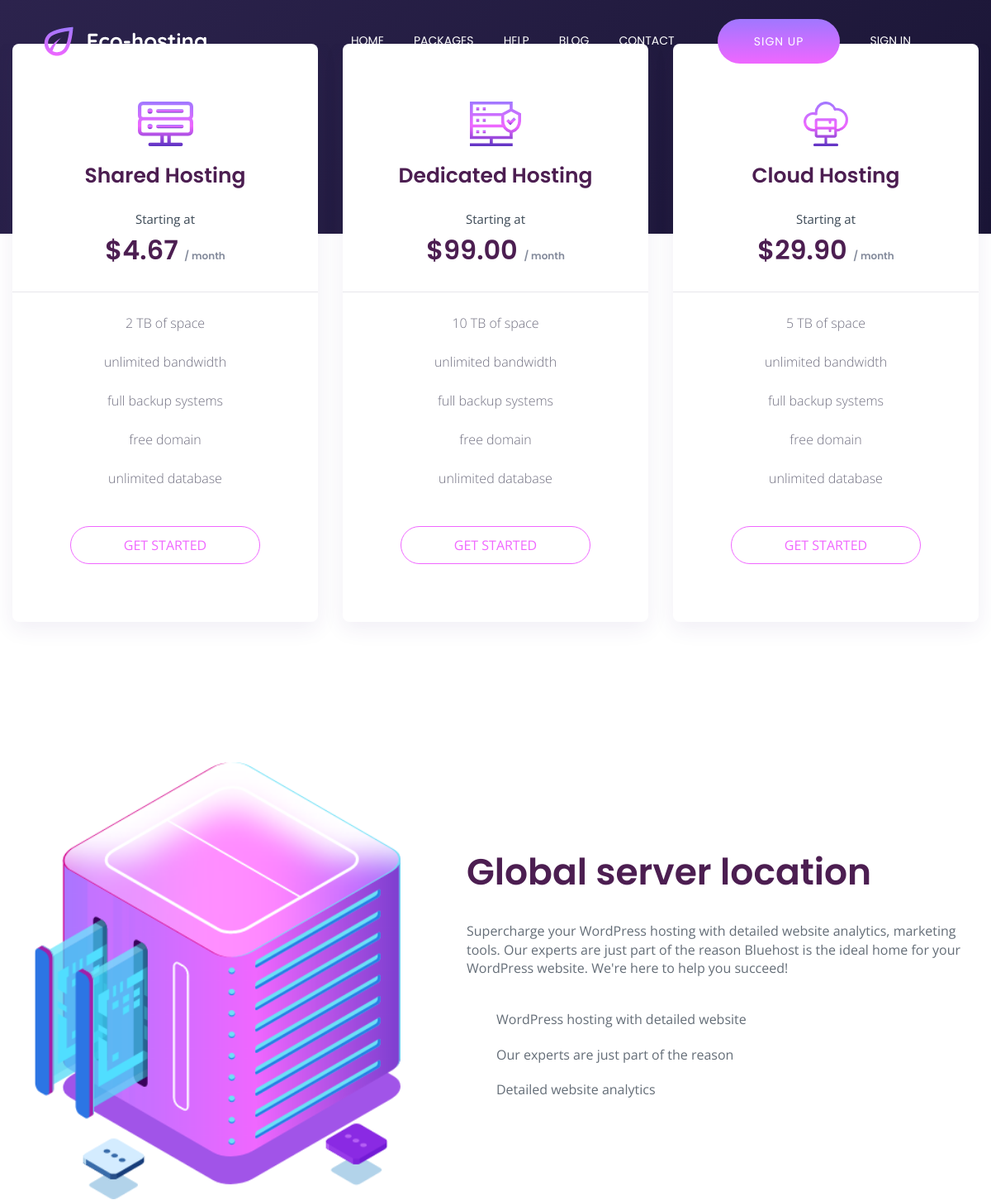
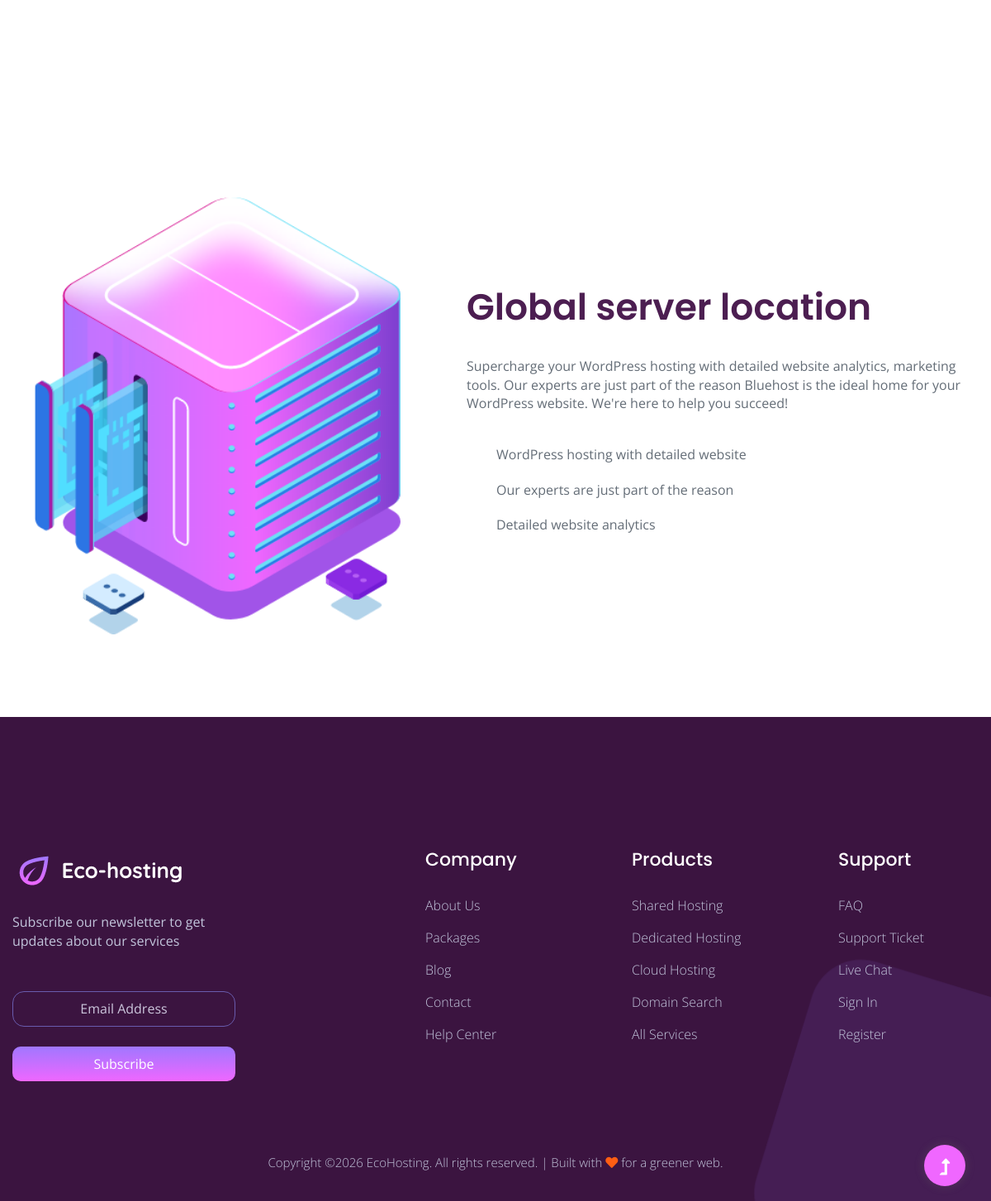
The page /packages.php on the database its author committed (2 pictures, top to bottom).
### tables this page shows
CREATE TABLE IF NOT EXISTS `packages` (
    `id` INT AUTO_INCREMENT PRIMARY KEY,
    `name` VARCHAR(100) NOT NULL,
    `type` VARCHAR(50) NOT NULL,
    `price` DECIMAL(10,2) NOT NULL,
    `space` VARCHAR(50) NOT NULL,
    `bandwidth` VARCHAR(50) NOT NULL,
    `backup` VARCHAR(50) NOT NULL,
    `domain` VARCHAR(50) NOT NULL,
    `databases_qty` VARCHAR(50) NOT NULL,
    `icon` VARCHAR(100) NOT NULL,
    `created_at` TIMESTAMP DEFAULT CURRENT_TIMESTAMP
);

### packages.php (the view, shortened to what this page needs)
<!doctype html>
<html class="no-js" lang="zxx">
<?php include('inc/head.php'); ?>
<body>
    <header>
        <?php include('inc/header.php'); ?>
    </header>
    <main>
        <?php include('inc/hero.php'); ?>
        <section class="pricing-card-area pricing-card-area2 fix">
            <div class="container">
                <div class="row">
                    <?php
                    $packages = [];
                    try {
                        $conn = new mysqli(DB_HOST, DB_USER, DB_PASS, DB_NAME);
                        if (!$conn->connect_error) {
                            $sql = "SELECT * FROM packages ORDER BY id ASC";
                            $result = $conn->query($sql);
                            if ($result && $result->num_rows > 0) {
                                while ($row = $result->fetch_assoc()) {
                                    $packages[] = $row;
                                }
                            }
                        }
                    } catch (Exception $e) {
                    }
                    foreach ($packages as $package):
                    ?>
                        <div class="col-xl-4 col-lg-4 col-md-6 col-sm-10">
                            <div class="single-card text-center mb-30">
                                <div class="card-top">
                                    <img src="assets/img/icon/<?php echo htmlspecialchars($package['icon']); ?>" alt="">
                                    <h4><?php echo htmlspecialchars($package['name']); ?></h4>
                                    <p>Starting at</p>
                                </div>
                                <div class="card-mid">
                                    <h4>$<?php echo htmlspecialchars(number_format($package['price'], 2)); ?> <span>/ month</span></h4>
                                </div>
                                <div class="card-bottom">
                                    <ul>
                                        <li><?php echo htmlspecialchars($package['space']); ?></li>
                                        <li><?php echo htmlspecialchars($package['bandwidth']); ?></li>
                                        <li><?php echo htmlspecialchars($package['backup']); ?></li>
                                        <li><?php echo htmlspecialchars($package['domain']); ?></li>
                                        <li><?php echo htmlspecialchars($package['databases_qty']); ?></li>
                                    </ul>
                                    <a href="checkout.php?id=<?php echo $package['id']; ?><?php echo isset($_GET['domain']) ? '&domain=' . urlencode($_GET['domain']) : ''; ?>" class="borders-btn">Get Started</a>
                                </div>
                            </div>
                        </div>
                    <?php endforeach; ?>
                </div>
            </div>
        </section>
        <?php include('inc/about-co.php'); ?>
        <?php include('inc/about-co.php'); ?>
    </main>
    <?php include('inc/footer.php'); ?>
      <div id="back-top" >
        <a title="Go to Top" href="#"> <i class="fas fa-level-up-alt"></i></a>
    </div>
</body>
</html>

### inc/head.php (shortened to what this page needs)
<head>
    <link rel="stylesheet" href="assets/css/bootstrap.min.css">
    <link rel="stylesheet" href="assets/css/owl.carousel.min.css">
    <link rel="stylesheet" href="assets/css/slicknav.css">
    <link rel="stylesheet" href="assets/css/flaticon.css">
    <link rel="stylesheet" href="assets/css/progressbar_barfiller.css">
    <link rel="stylesheet" href="assets/css/gijgo.css">
    <link rel="stylesheet" href="assets/css/animate.min.css">
    <link rel="stylesheet" href="assets/css/animated-headline.css">
    <link rel="stylesheet" href="assets/css/magnific-popup.css">
    <link rel="stylesheet" href="assets/css/fontawesome-all.min.css">
    <link rel="stylesheet" href="assets/css/themify-icons.css">
    <link rel="stylesheet" href="assets/css/slick.css">
    <link rel="stylesheet" href="assets/css/nice-select.css">
    <link rel="stylesheet" href="assets/css/style.css">
</head>

### inc/header.php (shortened to what this page needs)
<div class="header-area header-transparent">
            <div class="main-header ">
                <div class="header-bottom  header-sticky">
                    <div class="container-fluid">
                        <div class="row align-items-center">
                            <div class="col-xl-2 col-lg-2">
                                <div class="logo">
                                    <a href="index.php"><img src="assets/img/logo/logo.png" alt=""></a>
                                </div>
                            </div>
                            <div class="col-xl-10 col-lg-10">
                                <div class="menu-wrapper d-flex align-items-center justify-content-end">
                                    <div class="main-menu d-none d-lg-block">
                                        <nav>
                                            <ul id="navigation">
                                                <li><a href="index.php">Home</a></li>
                                                <li><a href="packages.php">Packages</a></li>
                                                <li><a href="help.php">Help</a></li>
                                                <li><a href="#">Blog</a>
                                                </li>
                                                <li><a href="contact.php">Contact</a></li>
                                                <?php if (isset($_SESSION['user_id'])): ?>
                                                    <li><a href="dashboard.php" style="color: #ff5e13; font-weight: bold;">My Account</a></li>
                                                    <li class="button-header margin-left "><a href="dashboard.php" class="btn">Dashboard</a></li>
                                                    <li class="button-header"><a href="logout.php" class="btn3">Logout</a></li>
                                                <?php else: ?>
                                                    <li class="button-header margin-left "><a href="register.php" class="btn">Sign Up</a></li>
                                                    <li class="button-header"><a href="login.php" class="btn3">Sign In</a></li>
                                                <?php endif; ?>
                                            </ul>
                                        </nav>
                                    </div>
                                </div>
                            </div>
                            <div class="col-12">
                            </div>
                        </div>
                    </div>
                </div>
            </div>
        </div>

### inc/hero.php
<?php
if (!isset($page_title)) {
    $filename = basename($_SERVER['PHP_SELF'], '.php');
    $page_title = ucwords(str_replace('_', ' ', $filename));
}
if (!isset($page_subtitle)) {
    $page_subtitle = "EcoHosting Services";
}
?>
<div style="background: linear-gradient(135deg, #2c234d 0%, #1a1535 100%); padding: 140px 0 60px; margin-top: 0;">
    <div class="container">
        <div class="row">
            <div class="col-xl-12">
                <div class="text-center">
                    <h2 style="color: #fff; font-size: 42px; font-weight: 700; margin-bottom: 10px;"><?php echo htmlspecialchars($page_title); ?></h2>
                    <p style="color: rgba(255,255,255,0.75); font-size: 16px; margin: 0;"><?php echo htmlspecialchars($page_subtitle); ?></p>
                </div>
            </div>
        </div>
    </div>
</div>

### inc/about-co.php
<div class="about-area1 section-padding40">
        <div class="container">
            <div class="row align-items-center justify-content-between">
                <div class="col-xl-5 col-lg-5 col-md-8 col-sm-10">
                    <div class="about-img ">
                        <img src="assets/img/gallery/about1.png" alt="">
                    </div>
                </div>
                <div class="col-xl-7 col-lg-7 col-md-12">
                    <div class="about-caption ">
                        <div class="section-tittle section-tittle2 mb-30">
                            <h2>Global server location</h2>
                        </div>
                        <p class="mb-40">Supercharge your WordPress hosting with detailed website analytics, marketing tools. Our experts are just part of the reason Bluehost is the ideal home for your WordPress website. We're here to help you succeed!</p>
                        <ul>
                            <li>
                                <img src="assets/img/icon/right.svg" alt="">
                                <p>WordPress hosting with detailed website</p>
                            </li>
                            <li>
                                <img src="assets/img/icon/right.svg" alt="">
                                <p>Our experts are just part of the reason</p>
                            </li>
                            <li>
                                <img src="assets/img/icon/right.svg" alt="">
                                <p> Detailed website analytics</p>
                            </li>
                        </ul>
                    </div>
                </div>
            </div>
        </div>
    </div>

### inc/footer.php (shortened to what this page needs)
<footer>
    <div class="footer-wrappr " data-background="assets/img/gallery/footer-bg.png">
        <div class="footer-area footer-padding ">
            <div class="container">
                <div class="row d-flex justify-content-between">
                    <div class="col-xl-3 col-lg-4 col-md-6 col-sm-6">
                        <div class="single-footer-caption mb-50">
                            <div class="footer-logo mb-25">
                                <a href="index.php"><img src="assets/img/logo/logo2_footer.png" alt="EcoHosting"></a>
                            </div>
                            <div class="footer-tittle mb-50">
                                <p>Subscribe our newsletter to get updates about our services</p>
                            </div>
                            <div class="footer-form">
                                <div id="mc_embed_signup">
                                    <form action="contact_process.php" method="POST" class="subscribe_form relative mail_part">
                                        <input type="email" name="EMAIL" id="newsletter-form-email" placeholder=" Email Address " class="placeholder hide-on-focus" onfocus="this.placeholder = ''" onblur="this.placeholder = 'Your email address'">
                                        <div class="form-icon">
                                            <button type="submit" name="submit" id="newsletter-submit" class="email_icon newsletter-submit button-contactForm">
                                                Subscribe
                                            </button>
                                        </div>
                                    </form>
                                </div>
                            </div>
                        </div>
                    </div>
                    <div class="col-xl-1 col-lg-1 col-md-1 col-sm-1"></div>
                    <div class="col-xl-2 col-lg-2 col-md-4 col-sm-5">
                        <div class="single-footer-caption mb-50">
                            <div class="footer-tittle">
                                <h4>Company</h4>
                                <ul>
                                    <li><a href="about.php">About Us</a></li>
                                    <li><a href="packages.php">Packages</a></li>
                                    <li><a href="blog.php">Blog</a></li>
                                    <li><a href="contact.php">Contact</a></li>
                                    <li><a href="help.php">Help Center</a></li>
                                </ul>
                            </div>
                        </div>
                    </div>
                    <div class="col-xl-2 col-lg-2 col-md-4 col-sm-5">
                        <div class="single-footer-caption mb-50">
                            <div class="footer-tittle">
                                <h4>Products</h4>
                                <ul>
                                    <li><a href="packages.php?type=shared">Shared Hosting</a></li>
                                    <li><a href="packages.php?type=dedicated">Dedicated Hosting</a></li>
                                    <li><a href="packages.php?type=cloud">Cloud Hosting</a></li>
                                    <li><a href="domain_search.php">Domain Search</a></li>
                                    <li><a href="services.php">All Services</a></li>
                                </ul>
                            </div>
                        </div>
                    </div>
                    <div class="col-xl-2 col-lg-2 col-md-4 col-sm-5">
                        <div class="single-footer-caption mb-50">
                            <div class="footer-tittle">
                                <h4>Support</h4>
                                <ul>
                                    <li><a href="help.php">FAQ</a></li>
                                    <li><a href="contact.php">Support Ticket</a></li>
                                    <li><a href="contact.php">Live Chat</a></li>
                                    <?php if(isset($_SESSION['user_id'])): ?>
                                    <li><a href="dashboard.php">My Dashboard</a></li>
                                    <?php else: ?>
                                    <li><a href="login.php">Sign In</a></li>
                                    <?php endif; ?>
                                    <li><a href="register.php">Register</a></li>
                                </ul>
                            </div>
                        </div>
                    </div>
                </div>
            </div>
        </div>
        <div class="footer-bottom-area">
            <div class="container">
                <div class="footer-border">
                    <div class="row">
                        <div class="col-xl-12">
                            <div class="footer-copy-right text-center">
                                <p>
                                  Copyright &copy;<script>document.write(new Date().getFullYear());</script> EcoHosting. All rights reserved.
                                  | Built with <i class="fa fa-heart" aria-hidden="true" style="color: #ff5e13;"></i> for a greener web.
                                </p>
                            </div>
                        </div>
                    </div>
                </div>
            </div>
        </div>
    </div>
</footer>

### rows shown on the page
packages: icon (picture), name "Shared Hosting", price "4.67", space "2 TB of space", bandwidth "unlimited bandwidth", backup "full backup systems", domain "free domain", databases_qty "unlimited database"
packages: icon (picture), name "Dedicated Hosting", price "99.00", space "10 TB of space", bandwidth "unlimited bandwidth", backup "full backup systems", domain "free domain", databases_qty "unlimited database"
packages: icon (picture), name "Cloud Hosting", price "29.90", space "5 TB of space", bandwidth "unlimited bandwidth", backup "full backup systems", domain "free domain", databases_qty "unlimited database"
